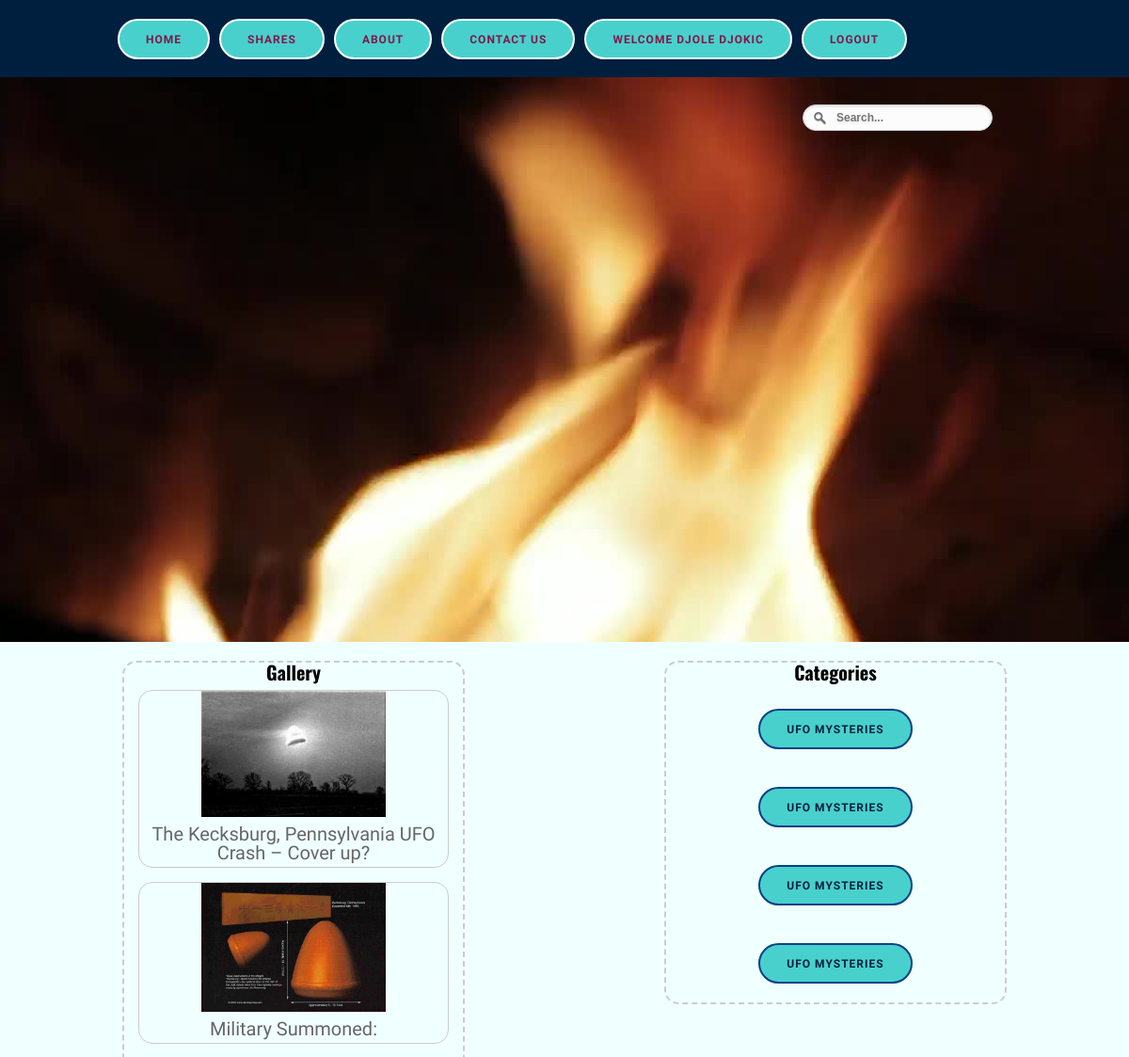
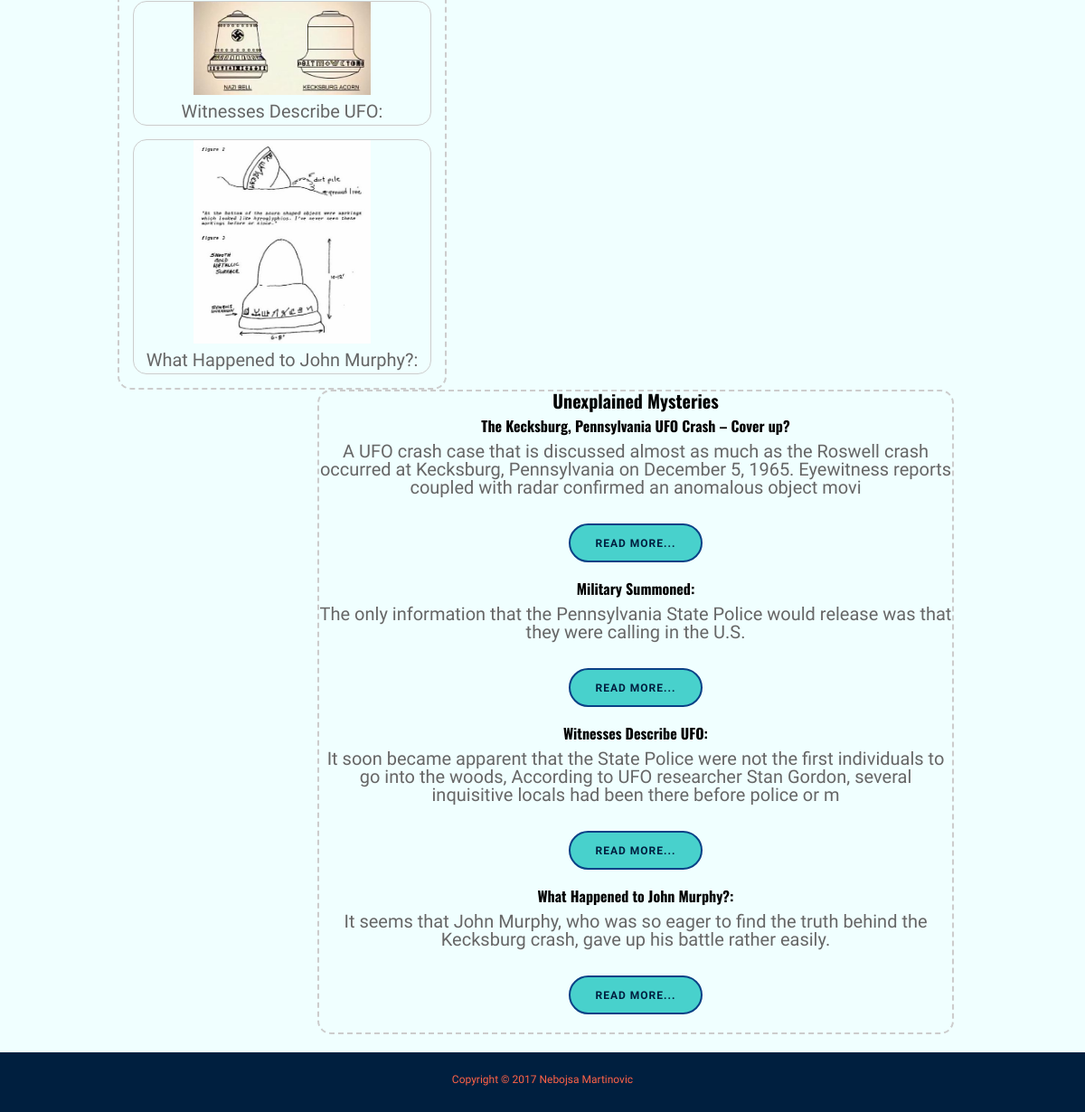
The app's page /category/index/4 (signed in) with its own data (2 pictures, top to bottom).
### tables this page shows
CREATE TABLE IF NOT EXISTS `images` (
  `id_image` int(11) NOT NULL AUTO_INCREMENT,
  `img_title` varchar(200) NOT NULL,
  `img_intro` varchar(200) NOT NULL,
  `img_body` text NOT NULL,
  `img_date` datetime NOT NULL DEFAULT CURRENT_TIMESTAMP,
  `img_name` varchar(200) NOT NULL,
  `img_id` int(11) NOT NULL,
  `cat_title` varchar(200) NOT NULL,
  `cat_id` int(11) NOT NULL,
  PRIMARY KEY (`id_image`)
);

### views/main.php (called while the page is built)
<?php include 'includes/header.php'; ?>

### controllers/category.php (called while the page is built)
<?php
class Category extends Controller{
	protected function Index(){
		$viewmodel = new CategoryModel();
		$this->returnView($viewmodel->Index(), true);
	}
}
 ?>

### classes/Model.php (called while the page is built, shortened)
<?php
abstract class Model{
	protected $dbh;
	protected $stmt;
	public function __construct(){
		$this->dbh = new PDO("mysql:host=".DB_HOST.";dbname=".DB_NAME, DB_USER, DB_PASS);
	}
	public function query($query){
		$this->stmt = $this->dbh->prepare($query);
	}
	public function execute(){
		$this->stmt->execute();
	}
	public function resultSet(){
		$this->execute();
		return $this->stmt->fetchAll(PDO::FETCH_ASSOC);
	}
}
 ?>

### models/category.php (called while the page is built)
<?php
class CategoryModel extends Model{
public function Index(){
		if (isset($_GET['id'])) {
			$id = $_GET['id'];
			$this->query("SELECT * FROM images WHERE cat_id={$id} ");
			$rows = $this->resultSet();
		}
			return $rows;
		}
	}
?>

### views/category/index.php (the view, shortened to what this page needs)
<link rel="stylesheet" href="../../assets/css/style.css">
<link href="../../searchf/form.css" rel="stylesheet" type="text/css" />
 <section id="videoback" class="negativ">
        <video autoplay loop muted poster="Open-Fire.jpg" id="bgvid">
            <source src="../../video/Open-Fire.webm" type="video/webm">
            <source src="../../video/Open-Fire.mp4" type="video/mp4">
        </video>
    </section>
   <section id="drugi">
      <div class="wrapper">
        <div id="rightcat">
        <h2>Categories</h2>
        <?php foreach($viewmodel as $cat): ?>
          <ul>
            <li><a href="<?php echo ROOT_URL; ?>category/index/<?php echo $cat['img_id']; ?>" class="dugme"><?php echo $cat['cat_title']; ?></a></li>
          </ul>
          <?php endforeach; ?>
        </div>
         <div id="leftcat">
          <h2>Gallery</h2>
          <?php foreach($viewmodel as $image): ?>
            <div class="gallery">
              <a href="../../images/<?php echo $image['img_name']; ?>">
                <img src="../../images/<?php echo $image['img_name']; ?>" >
              </a>
              <div class="desc"><?php echo $image['img_title']; ?></div>
            </div>
          <?php endforeach; ?>
        </div>
         <div id="center">
            <h2>Unexplained Mysteries</h2>
            <?php foreach($viewmodel as $image): ?>
            <h4><?php echo $image['img_title']; ?></h4>
            <p><?php echo $image['img_intro']; ?></p>
            <a href="<?php echo ROOT_URL; ?>readmore/index/<?php echo $image['img_id']; ?>" class="dugme">Read More...</a>
            <?php endforeach; ?>
        </div>
  </div>
</section>
    <footer id="footer" class="negativ">
      <p>Copyright &copy; 2017 Nebojsa Martinovic</p>
    </footer>

### assets/css/style.css (style rules this page uses)
img { max-width:100%; }
p { margin:0 0 0.5em; }
.negativ { color:#FF6347; }
a:link, a:visited { color:#001f3f; text-decoration:none; }
.wrapper { width:auto; margin:0 auto; height: auto; overflow:hidden; }
#center { width: 700px; border:2px dashed #ccc; border-radius: 15px; margin-top: auto; float: right; margin-right: 25px; }
#rightcat { width: 360px; border:2px dashed #ccc; border-radius: 15px; float: right; margin-right: 10px; }
#rightcat ul { list-style-type: none; text-align: inherit; }
#leftcat { width: 360px; border:2px dashed #ccc; border-radius: 15px; float: left; margin-left: 10px; }
div.gallery { margin: 15px; border: 1px solid #ccc; float: left; width: auto; margin-top: auto; border-radius: 15px; }
div.gallery img { width: 60%; height: auto; }
div.desc { padding: 5px; text-align: center; }
.dugme { background: #48D1CC; border: 2px solid #094186; border-radius: 25px; color: #001f3f; display: inline-block; font-size: 12px; font-weight: 700; letter-spacing: 1px; line-height: 1; padding: 14px 28px 13px; margin:20px 5px; text-transform: uppercase; transition: all 0.2s ease; }
#drugi { padding:20px 0; text-align:center; overflow:hidden; }
#footer { background:#001f3f; padding:20px 0; text-align:center; font-size:12px; clear: both; }
#videoback { padding:300px 0; position:relative; overflow:hidden; text-align:center; }
#bgvid { position: absolute; top: 50%; left: 50%; min-width: 100%; min-height: 100%; width:auto; height:auto; z-index: -100; -webkit-transform: translateX(-50%) translateY(-50%); transform: translateX(-50%) translateY(-50%); background: url(video/Open-Fire.jpg) no-repeat; background-size: cover; }
@media screen and (min-width:1024px) and (max-width:1260px) { .wrapper { width:960px; } }
* { padding:0; margin:0; outline:0; }
body { font-family: 'Berkshire Swash', cursive; font-size:20px; line-height:20px; color:#666; background: #F0FFFF; }
a { color:#364f86; text-decoration: none; cursor:pointer; }
h1, h2, h3, h4, h5 { font-family: "Oswald", Arial, sans-serif; padding-bottom:8px; color: black; }
h2 { font-size:20px; line-height:21px; }
h4 { font-size:16px; line-height:19px; }

### records on screen
images: cat_title "UFO MYSTERIES", img_name (picture), img_title "The Kecksburg, Pennsylvania UFO Crash – Cover up?", img_intro "A UFO crash case that is discussed almost as much as the Roswell crash occurred at Kecksburg, Pennsylvania on December 5, 1965. Eyewitness reports coupled with radar confirmed an anomalous object movi"
images: cat_title "UFO MYSTERIES", img_name (picture), img_title "Military Summoned:", img_intro "The only information that the Pennsylvania State Police would release was that they were calling in the U.S."
images: cat_title "UFO MYSTERIES", img_name (picture), img_title "Witnesses Describe UFO:", img_intro "It soon became apparent that the State Police were not the first individuals to go into the woods, According to UFO researcher Stan Gordon, several inquisitive locals had been there before police or m"
images: cat_title "UFO MYSTERIES", img_name (picture), img_title "What Happened to John Murphy?:", img_intro "It seems that John Murphy, who was so eager to find the truth behind the Kecksburg crash, gave up his battle rather easily."

### other values on screen
$_SESSION['user_data']['name'] "DJOLE DJOKIC"
